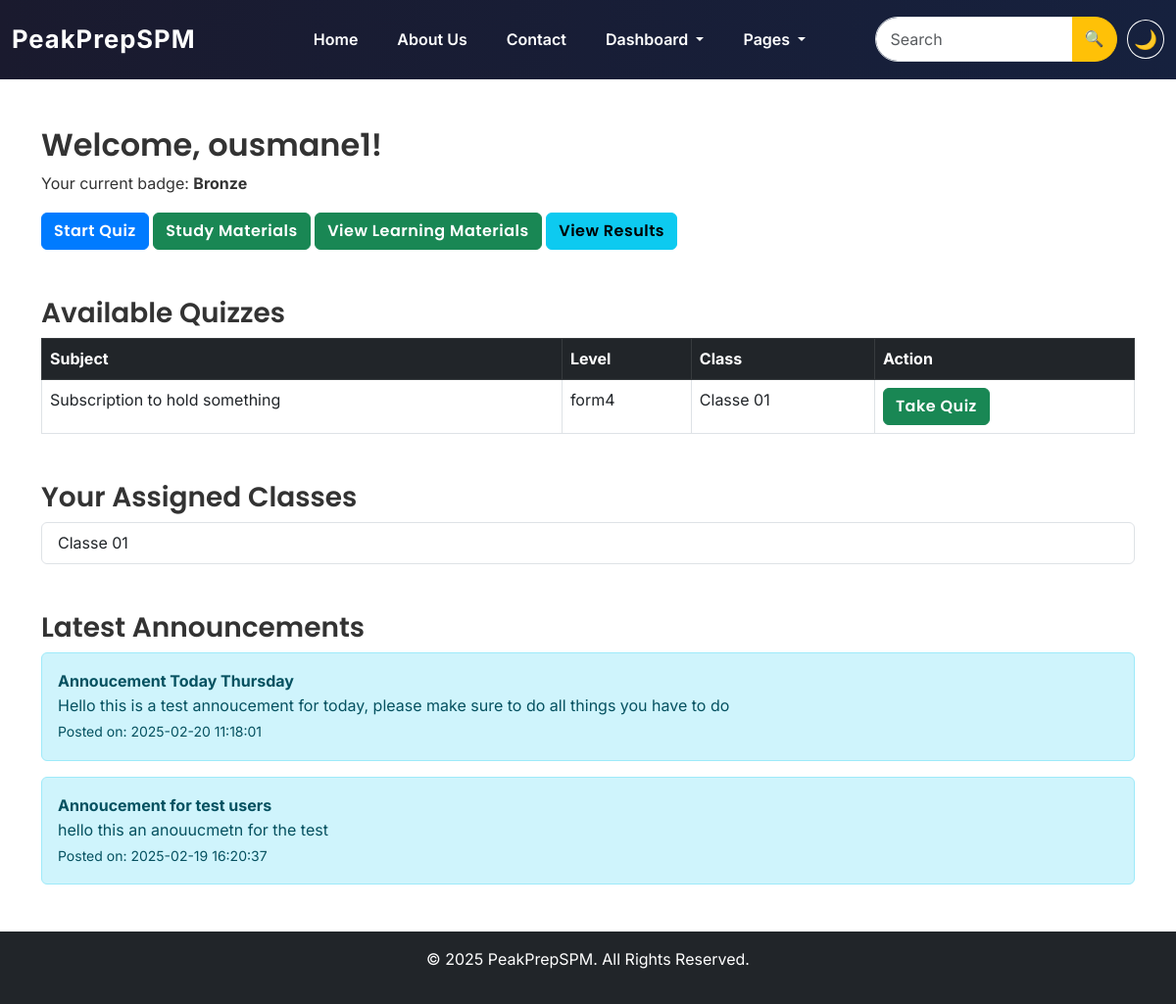
The page /pages/dashboard_student.php (signed in) on the database its author committed.
### tables this page shows
CREATE TABLE `users` (
  `id` int(11) NOT NULL,
  `username` varchar(50) NOT NULL,
  `email` varchar(100) NOT NULL,
  `password` varchar(255) NOT NULL,
  `role` enum('student','teacher','admin') NOT NULL,
  `created_at` timestamp NOT NULL DEFAULT current_timestamp(),
  `badge` varchar(20) DEFAULT 'Bronze',
  `full_name` varchar(255) DEFAULT NULL,
  `profile_picture` varchar(255) DEFAULT NULL,
  `theme` varchar(10) DEFAULT 'light'
);

CREATE TABLE `quizzes` (
  `id` int(11) NOT NULL,
  `teacher_id` int(11) NOT NULL,
  `class_id` int(11) NOT NULL,
  `created_by` int(11) NOT NULL,
  `subject` varchar(50) NOT NULL,
  `level` enum('form4','form5') NOT NULL,
  `question` text NOT NULL,
  `option_a` varchar(255) NOT NULL,
  `option_b` varchar(255) NOT NULL,
  `option_c` varchar(255) NOT NULL,
  `option_d` varchar(255) NOT NULL,
  `correct_option` char(1) NOT NULL,
  `explanation` text NOT NULL
);

CREATE TABLE `classes` (
  `id` int(11) NOT NULL,
  `class_name` varchar(255) NOT NULL,
  `teacher_id` int(11) NOT NULL,
  `created_at` timestamp NOT NULL DEFAULT current_timestamp()
);

CREATE TABLE `announcements` (
  `id` int(11) NOT NULL,
  `title` varchar(255) NOT NULL,
  `message` text NOT NULL,
  `created_at` timestamp NOT NULL DEFAULT current_timestamp()
);

### pages/dashboard_student.php (the view, shortened to what this page needs)
<?php
include '../includes/header.php';
include '../includes/db.php';
$user_id = $_SESSION['user_id'];
$query = "SELECT badge FROM users WHERE id = $user_id";
$result = $conn->query($query);
$user = $result->fetch_assoc();
?>
<div class="container mt-5">
    <h2>Welcome, <?php echo $_SESSION['username']; ?>!</h2>
    <p>Your current badge: <strong><?php echo $user['badge']; ?></strong></p>
    <a href="quiz.php" class="btn btn-primary">Start Quiz</a>
    <a href="materials.php" class="btn btn-success">Study Materials</a>
    <a href="view_materials.php" class="btn btn-success">View Learning Materials</a>
    <a href="results.php" class="btn btn-info">View Results</a>
</div>
<div class="container mt-5">
    <h3>Available Quizzes</h3>
    <?php
    $student_id = $_SESSION['user_id'];
    $quizQuery = "SELECT quizzes.id, quizzes.subject, quizzes.level, classes.class_name
                  FROM quizzes
                  JOIN classes ON quizzes.class_id = classes.id
                  JOIN class_students ON class_students.class_id = classes.id
                  WHERE class_students.student_id = ?";
    $stmt = $conn->prepare($quizQuery);
    $stmt->bind_param("i", $student_id);
    $stmt->execute();
    $quizzes = $stmt->get_result();
    if ($quizzes->num_rows > 0): ?>
        <table class="table table-bordered">
            <thead class="table-dark">
                <tr>
                    <th>Subject</th>
                    <th>Level</th>
                    <th>Class</th>
                    <th>Action</th>
                </tr>
            </thead>
            <tbody>
                <?php while ($row = $quizzes->fetch_assoc()): ?>
                <tr>
                    <td><?php echo htmlspecialchars($row['subject']); ?></td>
                    <td><?php echo htmlspecialchars($row['level']); ?></td>
                    <td><?php echo htmlspecialchars($row['class_name']); ?></td>
                    <td><a href="quiz.php?id=<?php echo $row['id']; ?>" class="btn btn-success">Take Quiz</a></td>
                </tr>
                <?php endwhile; ?>
            </tbody>
        </table>
    <?php else: ?>
        <p>No quizzes assigned yet.</p>
    <?php endif; ?>
</div>
<div class="container mt-5">
    <h3>Your Assigned Classes</h3>
    <?php
    $student_id = $_SESSION['user_id'];
    $sql = "SELECT classes.class_name FROM class_students
            JOIN classes ON class_students.class_id = classes.id
            WHERE class_students.student_id = ?";
    $stmt = $conn->prepare($sql);
    $stmt->bind_param("i", $student_id);
    $stmt->execute();
    $result = $stmt->get_result();
    if ($result->num_rows > 0): ?>
        <ul class="list-group">
            <?php while ($row = $result->fetch_assoc()): ?>
                <li class="list-group-item"><?php echo htmlspecialchars($row['class_name']); ?></li>
            <?php endwhile; ?>
        </ul>
    <?php else: ?>
        <p>You are not assigned to any classes yet.</p>
    <?php endif; ?>
</div>
<div class="container mt-5">
    <h3>Latest Announcements</h3>
    <?php
    $announcementsQuery = "SELECT * FROM announcements ORDER BY created_at DESC LIMIT 5";
    $announcements = $conn->query($announcementsQuery);
    if ($announcements->num_rows > 0):
        while ($row = $announcements->fetch_assoc()):
    ?>
        <div class="alert alert-info">
            <strong><?php echo htmlspecialchars($row['title']); ?></strong><br>
            <?php echo htmlspecialchars($row['message']); ?><br>
            <small>Posted on: <?php echo $row['created_at']; ?></small>
        </div>
    <?php endwhile; else: ?>
        <p>No announcements at the moment.</p>
    <?php endif; ?>
</div>
<?php include '../includes/footer.php'; ?>

### assets/css/style.css (style rules this page uses)
body { font-family: 'Inter', sans-serif; font-size: 16px; line-height: 1.6; color: #333; }
h1, h2, h3, h4, h5, h6 { font-family: 'Poppins', sans-serif; font-weight: 600; }
p { font-size: 16px; font-weight: 400; }
.btn { font-family: 'Poppins', sans-serif; font-weight: 600; letter-spacing: 0.5px; }
.btn { font-weight: 600; }
.btn-primary { background-color: #007bff; border-color: #007bff; transition: 0.3s; }

### rows shown on the page
users: badge "Bronze"
quizzes: subject "Subscription to hold something", level "form4", class.class_name "Classe 01"
classes: class_name "Classe 01"
announcements: title "Annoucement Today Thursday", message "Hello this is a test annoucement for today, please make sure to do all things you have to do", created_at "2025-02-20 11:18:01"
announcements: title "Annoucement for test users", message "hello this an anouucmetn for the test", created_at "2025-02-19 16:20:37"

### other values the page prints
$_SESSION['username'] "ousmane1"
